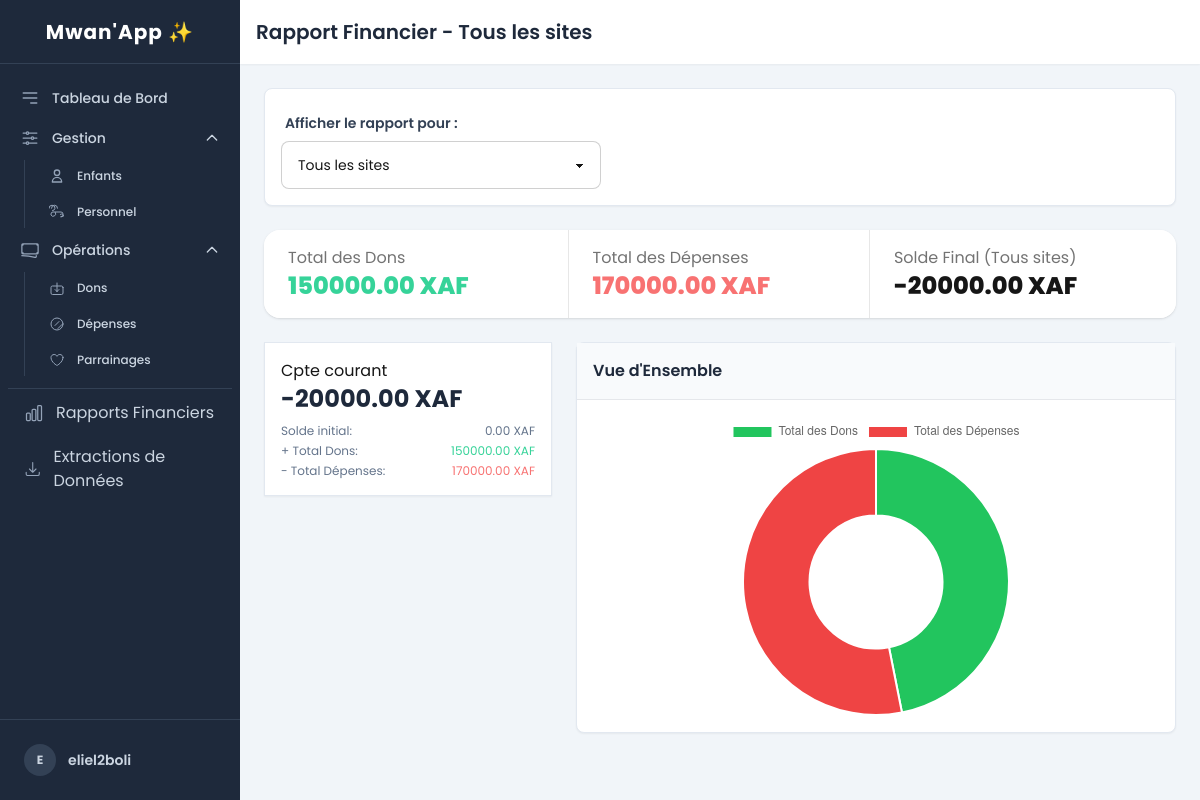
Page /finances/rapports/ (signed in) on the committed database.
### utilisateurs/models.py (models this page shows)
class CustomUser(AbstractUser):
    ROLE_CHOICES = (
        ('directeur', 'Directeur'),
        ('soignant', 'Soignant'),
        ('comptable', 'Comptable'),
    )
    role = models.CharField(max_length=20, choices=ROLE_CHOICES)
    site = models.ForeignKey(SiteOrphelinat, on_delete=models.PROTECT, null=True, blank=True)

### gestion_financiere/models.py (models this page shows, shortened)
class CompteFinancier(models.Model):
    site = models.ForeignKey(SiteOrphelinat, on_delete=models.PROTECT)
    nom = models.CharField(max_length=100)
    solde_initial = models.DecimalField(max_digits=12, decimal_places=2, default=0.00)
    description = models.TextField(blank=True)
    is_active = models.BooleanField(default=True)

### gestion_financiere/views.py (the view)
# urls.py: path('rapports/', RapportFinancierView.as_view(), name='rapport_financier'),
class RapportFinancierView(LoginRequiredMixin, TemplateView):
    template_name = 'gestion_financiere/rapport_financier.html'
    def get_context_data(self, **kwargs):
        context = super().get_context_data(**kwargs)
        user = self.request.user
        comptes_queryset = CompteFinancier.objects.filter(is_active=True)
        selected_site = None
        if user.is_superuser:
            context['all_sites'] = SiteOrphelinat.objects.all()
            site_id = self.request.GET.get('site')
            if site_id:
                comptes_queryset = comptes_queryset.filter(site__id=site_id)
                selected_site = get_object_or_404(SiteOrphelinat, pk=site_id)
            context['selected_site'] = selected_site
        else:
            comptes_queryset = comptes_queryset.filter(site=user.site)
            selected_site = user.site
        comptes_data = []
        total_dons_general = 0
        total_depenses_general = 0
        solde_initial_general = 0
        for compte in comptes_queryset:
            dons = Don.objects.filter(compte=compte, is_active=True)
            depenses = Depense.objects.filter(compte=compte, is_active=True)
            total_dons = dons.aggregate(Sum('montant'))['montant__sum'] or 0
            total_depenses = depenses.aggregate(Sum('montant'))['montant__sum'] or 0
            solde_actuel = (compte.solde_initial + total_dons) - total_depenses
            comptes_data.append({
                'nom': compte.nom, 'solde_actuel': solde_actuel,
                'solde_initial': compte.solde_initial, 'total_dons': total_dons,
                'total_depenses': total_depenses,
            })
            total_dons_general += total_dons
            total_depenses_general += total_depenses
            solde_initial_general += compte.solde_initial
        solde_final_general = (solde_initial_general + total_dons_general) - total_depenses_general
        context['comptes_data'] = comptes_data
        context['total_dons_general'] = total_dons_general
        context['total_depenses_general'] = total_depenses_general
        context['solde_final_general'] = solde_final_general
        context['chart_labels'] = json.dumps(['Total des Dons', 'Total des Dépenses'])
        context['chart_data'] = json.dumps([float(total_dons_general), float(total_depenses_general)])
        return context

### templates/gestion_financiere/rapport_financier.html (shortened to what this page needs)
{% extends 'base.html' %}
{% block page_title %}
  Rapport Financier {% if selected_site %}- {{ selected_site.nom }}{% else %}- Tous les sites{% endif %}
{% endblock %}
{% block content %}
{% if user.is_superuser %}
<div class="mb-6 p-4 bg-white rounded-lg shadow-sm border border-slate-200">
    <label class="form-control w-full max-w-xs">
      <div class="label"><span class="label-text font-semibold text-slate-700 text-sm">Afficher le rapport pour :</span></div>
      <select class="select select-bordered select-sm" onchange="if (this.value) window.location.href=this.value;">
        <option value="{% url 'gestion_financiere:rapport_financier' %}" {% if not selected_site %}selected{% endif %}>
          Tous les sites
        </option>
      </select>
    </label>
</div>
{% endif %}
<div class="stats shadow w-full mb-6">
    <div class="stat bg-white">
        <div class="stat-title">Total des Dons</div>
        <div class="stat-value text-success text-2xl">{{ total_dons_general|floatformat:2 }} XAF</div>
    </div>
    <div class="stat bg-white">
        <div class="stat-title">Total des Dépenses</div>
        <div class="stat-value text-error text-2xl">{{ total_depenses_general|floatformat:2 }} XAF</div>
    </div>
    <div class="stat bg-white">
        <div class="stat-title">Solde Final ({% if selected_site %}Ce site{% else %}Tous sites{% endif %})</div>
        <div class="stat-value text-2xl">{{ solde_final_general|floatformat:2 }} XAF</div>
    </div>
</div>
<div class="grid grid-cols-1 lg:grid-cols-3 gap-6">
  <div class="lg:col-span-1 space-y-4">
    {% for compte in comptes_data %}
    <div class="card bg-white shadow-sm border border-slate-200">
      <div class="card-body p-4">
        <h2 class="card-title text-base">{{ compte.nom }}</h2>
        <p class="text-2xl font-bold text-slate-800">{{ compte.solde_actuel|floatformat:2 }} XAF</p>
        <div class="text-xs text-slate-500 space-y-1 mt-2">
            <div class="flex justify-between"><span>Solde initial:</span> <span>{{ compte.solde_initial|floatformat:2 }} XAF</span></div>
            <div class="flex justify-between"><span>+ Total Dons:</span> <span class="text-success">{{ compte.total_dons|floatformat:2 }} XAF</span></div>
            <div class="flex justify-between"><span>- Total Dépenses:</span> <span class="text-error">{{ compte.total_depenses|floatformat:2 }} XAF</span></div>
        </div>
      </div>
    </div>
    {% empty %}
    <p class="text-slate-500 p-4">Aucun compte financier à afficher pour cette sélection.</p>
    {% endfor %}
  </div>
  <div class="lg:col-span-2 bg-white rounded-lg shadow-sm border border-slate-200">
    <div class="p-4 bg-slate-50 border-b"><h3 class="font-semibold text-slate-800">Vue d'Ensemble</h3></div>
    <div class="p-4"><canvas id="financeChart"></canvas></div>
  </div>
</div>
<script>
document.addEventListener('DOMContentLoaded', function() {
    const ctx = document.getElementById('financeChart').getContext('2d');
    const financeChart = new Chart(ctx, {
        type: 'doughnut',
        data: {
            labels: {{ chart_labels|safe }},
            datasets: [{
                data: {{ chart_data|safe }},
                backgroundColor: ['#22c55e', '#ef4444'],
            }]
        },
        options: { responsive: true, maintainAspectRatio: false }
    });
});
</script>
{% endblock %}

### templates/base.html (shortened to what this page needs)
{% load static %}
<!DOCTYPE html>
<html lang="fr">
<head>
    <link href="{% static 'css/output.css' %}" rel="stylesheet">
</head>
<body class="bg-slate-100 font-sans antialiased">
    <div x-data="{ sidebarOpen: false }" @keydown.escape.window="sidebarOpen = false" class="flex h-screen bg-slate-100">
        <aside class="w-60 flex-shrink-0 bg-slate-800 text-white flex flex-col fixed inset-y-0 left-0 z-30 transition-transform duration-300 ease-in-out md:relative md:translate-x-0"
               :class="sidebarOpen ? 'translate-x-0' : '-translate-x-full'">
            <div class="h-16 flex items-center justify-center px-4 border-b border-slate-700">
                <h1 class="text-xl font-bold text-white tracking-wider">Mwan'App ✨</h1>
            </div>
            <nav class="flex-1 px-2 py-4 space-y-1">
                <a href="{% url 'dashboard:home' %}" class="group flex items-center px-3 py-2 text-sm font-medium text-slate-300 hover:bg-slate-700 hover:text-white rounded-lg">
                    <svg class="h-5 w-5 mr-3 text-slate-400" xmlns="http://www.w3.org/2000/svg" fill="none" viewBox="0 0 24 24" stroke="currentColor"><path stroke-linecap="round" stroke-linejoin="round" stroke-width="2" d="M4 6h16M4 12h16m-7 6h7"></path></svg>
                    Tableau de Bord
                </a>
                <div x-data="{ open: true }">
                    <button @click="open = !open" class="w-full flex justify-between items-center px-3 py-2 text-sm font-medium text-slate-300 hover:bg-slate-700 hover:text-white rounded-lg group">
                        <span class="flex items-center">
                            Gestion
                        </span>
                        <svg class="h-4 w-4 transform transition-transform" :class="{'rotate-180': open}" xmlns="http://www.w3.org/2000/svg" fill="none" viewBox="0 0 24 24" stroke="currentColor"><path stroke-linecap="round" stroke-linejoin="round" stroke-width="2" d="M19 9l-7 7-7-7" /></svg>
                    </button>
                    <div x-show="open" x-transition class="mt-1 ml-4 pl-3 border-l border-slate-700 space-y-1">
                        <a href="{% url 'enfants_gestion:enfant_list' %}" class="group flex items-center px-3 py-2 text-xs font-medium text-slate-300 hover:bg-slate-700 hover:text-white rounded-lg">
                           <svg class="h-4 w-4 mr-3 text-slate-400" xmlns="http://www.w3.org/2000/svg" fill="none" viewBox="0 0 24 24" stroke="currentColor"><path stroke-linecap="round" stroke-linejoin="round" stroke-width="2" d="M16 7a4 4 0 11-8 0 4 4 0 018 0zM12 14a7 7 0 00-7 7h14a7 7 0 00-7-7z" /></svg>
                            Enfants
                        </a>
                        <a href="#" class="group flex items-center px-3 py-2 text-xs font-medium text-slate-300 hover:bg-slate-700 hover:text-white rounded-lg">
                            Personnel
                        </a>
                    </div>
                </div>
                <div x-data="{ open: true }">
                    <button @click="open = !open" class="w-full flex justify-between items-center px-3 py-2 text-sm font-medium text-slate-300 hover:bg-slate-700 hover:text-white rounded-lg group">
                        <span class="flex items-center">
                            Opérations
                        </span>
                        <svg class="h-4 w-4 transform transition-transform" :class="{'rotate-180': open}" xmlns="http://www.w3.org/2000/svg" fill="none" viewBox="0 0 24 24" stroke="currentColor"><path stroke-linecap="round" stroke-linejoin="round" stroke-width="2" d="M19 9l-7 7-7-7" /></svg>
                    </button>
                    <div x-show="open" x-transition class="mt-1 ml-4 pl-3 border-l border-slate-700 space-y-1">
                        <a href="{% url 'gestion_financiere:don_list' %}" class="group flex items-center px-3 py-2 text-xs font-medium text-slate-300 hover:bg-slate-700 hover:text-white rounded-lg">
                           Dons
                        </a>
                        <a href="{% url 'gestion_financiere:depense_list' %}" class="group flex items-center px-3 py-2 text-xs font-medium text-slate-300 hover:bg-slate-700 hover:text-white rounded-lg">
                            <svg class="h-4 w-4 mr-3 text-slate-400" xmlns="http://www.w3.org/2000/svg" fill="none" viewBox="0 0 24 24" stroke-width="1.5" stroke="currentColor"><path stroke-linecap="round" stroke-linejoin="round" d="M9 14.25l6-6m4.5 4.5l-6 6M21 12a9 9 0 11-18 0 9 9 0 0118 0z" /></svg>
                            Dépenses
                        </a>
                        <a href="#" class="group flex items-center px-3 py-2 text-xs font-medium text-slate-300 hover:bg-slate-700 hover:text-white rounded-lg">
                            Parrainages
                        </a>
                    </div>
                </div>
                <div class="pt-2"><div class="border-t border-slate-700"></div></div>
                <a href="{% url 'gestion_financiere:rapport_financier' %}" class="group flex items-center px-4 py-2 text-slate-300 hover:bg-slate-700 hover:text-white rounded-lg">
                    Rapports Financiers
                </a>
                <a href="{% url 'enfants_gestion:enfant_export' %}" class="group flex items-center px-4 py-2 text-slate-300 hover:bg-slate-700 hover:text-white rounded-lg">
                    Extractions de Données
                </a>
            </nav>
            <div class="relative border-t border-slate-700 p-4" x-data="{ open: false }">
                <button @click="open = !open" class="w-full flex items-center p-2 text-sm text-slate-300 hover:bg-slate-700 rounded-lg text-left group">
                    <span class="flex-shrink-0 w-8 h-8 rounded-full bg-slate-700 flex items-center justify-center"><span class="font-bold text-xs">{{ user.username|first|upper }}</span></span>
                    <span class="ml-3 truncate"><span class="block font-semibold">{{ user.username }}</span></span>
                </button>
            </div>
        </aside>
        <div class="flex-1 flex flex-col overflow-hidden">
            <header class="bg-white shadow-sm p-4 flex justify-between items-center h-16">
                <div>
                    <h2 class="text-xl font-semibold text-slate-800">{% block page_title %}Tableau de bord{% endblock %}</h2>
                </div>
            </header>
            <main class="flex-1 overflow-y-auto p-6">
                {% block content %}{% endblock %}
            </main>
        </div>
    </div>
</body>
</html>

### rows in the picture
CustomUser: username|first "E", username "eliel2boli"
CompteFinancier: nom "Cpte courant", solde_initial "0.00"

### other values in the picture
{{ total_dons_general|floatformat:2 }} "150000.00"
{{ total_depenses_general|floatformat:2 }} "170000.00"
{{ solde_final_general|floatformat:2 }} "-20000.00"
{{ compte.solde_actuel|floatformat:2 }} "-20000.00"
{{ compte.total_dons|floatformat:2 }} "150000.00"
{{ compte.total_depenses|floatformat:2 }} "170000.00"
chart data {{ chart_data|safe }} [150000.0, 170000.0]
